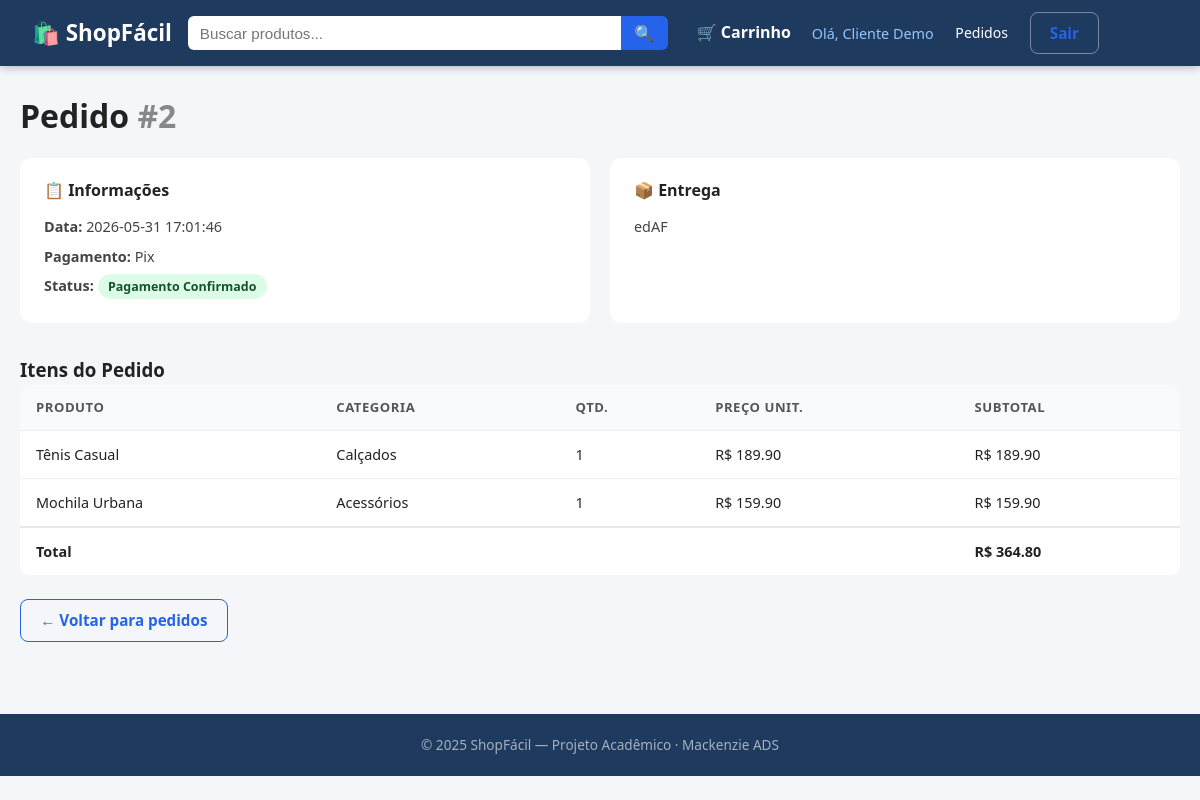
The page /pedidos/2 (signed in) on the database its author committed.
### tables this page shows
CREATE TABLE pedido (
            id          INTEGER PRIMARY KEY AUTOINCREMENT,
            cliente_id  INTEGER NOT NULL REFERENCES usuario(id),
            total       REAL NOT NULL,
            status      TEXT NOT NULL DEFAULT 'aguardando_pagamento',
            criado_em   TEXT NOT NULL DEFAULT (datetime('now','localtime')),
            endereco    TEXT,
            pagamento   TEXT
        );

CREATE TABLE item_pedido (
            id          INTEGER PRIMARY KEY AUTOINCREMENT,
            pedido_id   INTEGER NOT NULL REFERENCES pedido(id),
            produto_id  INTEGER NOT NULL REFERENCES produto(id),
            quantidade  INTEGER NOT NULL,
            preco_unit  REAL NOT NULL
        );

CREATE TABLE produto (
            id          INTEGER PRIMARY KEY AUTOINCREMENT,
            lojista_id  INTEGER NOT NULL REFERENCES usuario(id),
            nome        TEXT NOT NULL,
            descricao   TEXT,
            preco       REAL NOT NULL,
            estoque     INTEGER NOT NULL DEFAULT 0,
            categoria   TEXT,
            ativo       INTEGER NOT NULL DEFAULT 1
        );

### app.py (the view)
@app.route('/pedidos/<int:pid>')
@login_required
def pedido_detalhe(pid):
    ped = query("SELECT * FROM pedido WHERE id=? AND cliente_id=?",
                (pid, session['user_id']), one=True)
    if not ped:
        flash('Pedido não encontrado.', 'danger')
        return redirect(url_for('pedidos'))
    itens = query(
        """SELECT ip.*, p.nome, p.categoria
           FROM item_pedido ip JOIN produto p ON p.id=ip.produto_id
           WHERE ip.pedido_id=?""", (pid,)
    )
    return render_template('pedido_detalhe.html', pedido=ped, itens=itens)

### app.py (called while the page is built)
def get_db():
    if 'db' not in g:
        g.db = sqlite3.connect(DATABASE)
        g.db.row_factory = sqlite3.Row
        g.db.execute("PRAGMA foreign_keys = ON")
    return g.db

def query(sql, args=(), one=False):
    cur = get_db().execute(sql, args)
    rv = cur.fetchall()
    return (rv[0] if rv else None) if one else rv

def login_required(f):
    @wraps(f)
    def decorated(*args, **kwargs):
        if 'user_id' not in session:
            flash('Faça login para continuar.', 'warning')
            return redirect(url_for('login'))
        return f(*args, **kwargs)
    return decorated

def get_cart():
    return session.setdefault('cart', {})

def cart_count():
    return sum(get_cart().values())

### templates/pedido_detalhe.html (shortened to what this page needs)
{% extends 'base.html' %}
{% block content %}
<h1>Pedido <span class="muted">#{{ pedido['id'] }}</span></h1>
<div class="detail-grid">
  <div class="detail-card">
    <h3>📋 Informações</h3>
    <p><strong>Data:</strong> {{ pedido['criado_em'] }}</p>
    <p><strong>Pagamento:</strong> {{ pedido['pagamento']|replace('_',' ')|title }}</p>
    <p><strong>Status:</strong>
      <span class="status-badge status-{{ pedido['status'] }}">
        {{ pedido['status']|replace('_',' ')|title }}
      </span>
    </p>
  </div>
  <div class="detail-card">
    <h3>📦 Entrega</h3>
    <p>{{ pedido['endereco'] }}</p>
  </div>
</div>
<h3 style="margin-top:2rem">Itens do Pedido</h3>
<table class="data-table">
  <thead><tr><th>Produto</th><th>Categoria</th><th>Qtd.</th><th>Preço Unit.</th><th>Subtotal</th></tr></thead>
  <tbody>
    {% for i in itens %}
      <tr>
        <td>{{ i['nome'] }}</td>
        <td>{{ i['categoria'] }}</td>
        <td>{{ i['quantidade'] }}</td>
        <td>R$ {{ '%.2f'|format(i['preco_unit']) }}</td>
        <td>R$ {{ '%.2f'|format(i['quantidade'] * i['preco_unit']) }}</td>
      </tr>
    {% endfor %}
    <tr class="total-row">
      <td colspan="4"><strong>Total</strong></td>
      <td><strong>R$ {{ '%.2f'|format(pedido['total']) }}</strong></td>
    </tr>
  </tbody>
</table>
<a href="{{ url_for('pedidos') }}" class="btn-outline" style="margin-top:1.5rem;display:inline-block">← Voltar para pedidos</a>
{% endblock %}

### static/css/style.css (style rules this page uses)
*, *::before, *::after { box-sizing: border-box; margin: 0; padding: 0; }
body { font-family: 'Segoe UI', system-ui, sans-serif; background: #f5f6fa; color: #222; line-height: 1.6; }
a { color: #2563eb; text-decoration: none; }
.btn-outline { display: inline-block; border: 1.5px solid #2563eb; color: #2563eb; padding: .5rem 1.2rem; border-radius: 8px; font-weight: 600; background: transparent; cursor: pointer; font-size: .95rem; }
.total-row { font-size: 1.1rem; border-top: 2px solid #e5e7eb; padding-top: .75rem; margin-top: .5rem; }
.data-table { width: 100%; border-collapse: collapse; background: #fff; border-radius: 10px; overflow: hidden; }
.data-table th, .data-table td { padding: .75rem 1rem; text-align: left; border-bottom: 1px solid #f0f0f0; font-size: .9rem; }
.data-table th { background: #f8fafc; font-size: .82rem; color: #555; text-transform: uppercase; letter-spacing: .04em; }
.data-table tr:last-child td { border-bottom: none; }
.total-row td { border-top: 2px solid #e5e7eb; }
.status-badge { padding: .25rem .65rem; border-radius: 20px; font-size: .78rem; font-weight: 600; }
.status-pagamento_confirmado { background: #dcfce7; color: #14532d; }
.detail-grid { display: grid; grid-template-columns: 1fr 1fr; gap: 1.25rem; margin-top: 1rem; }
.detail-card { background: #fff; border-radius: 12px; padding: 1.25rem 1.5rem; }
.detail-card h3 { margin-bottom: .75rem; font-size: 1rem; }
.detail-card p { font-size: .9rem; margin-bottom: .4rem; color: #444; }
.muted { color: #888; }

### rows shown on the page
pedido: id "2", criado_em "2026-05-31 17:01:46", pagamento "Pix", status "Pagamento Confirmado", endereco "edAF", total "364.80"
item_pedido: nome "Tênis Casual", categoria "Calçados", quantidade "1", preco_unit "189.90", i['quantidade']*i['preco_unit'] "189.90"
item_pedido: nome "Mochila Urbana", categoria "Acessórios", quantidade "1", preco_unit "159.90", i['quantidade']*i['preco_unit'] "159.90"

### other values the page prints
{{ session.user_nome }} "Cliente Demo"
